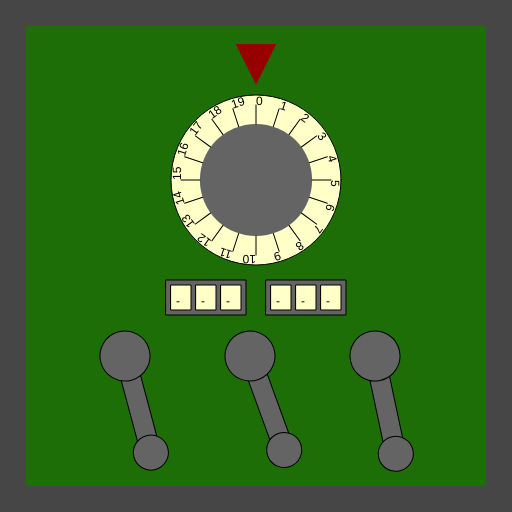
Frame 1 (no input)
Frame 60 (no input): identical to frame 1, image omitted
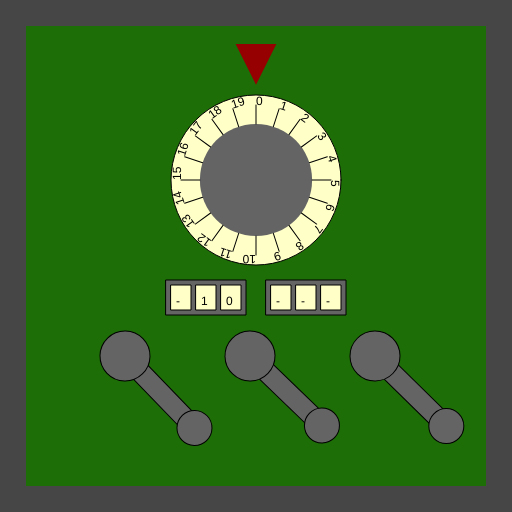
Frame 120 (the mouse pressed at the canvas centre since frame 60)

The p5.js sketch that drew these frames (run headless with seeded random() and noise() and a simulated clock; from frame 60 on, the mouse is pressed at the canvas centre):

// p5.js sketch
// ── sketch.js
/*

Officer: 4747203
CaseNum: 303-3-33641297-4747203

Case 303 - The Case of the Crooked Attorney
Stage 4 - The Courthouse

Torvalds has his final safe in his courthouse chambers. Luckily there is a court case proceeding.
You can sneak into his chambers whilst he makes his closing statement.

Crack the safe by doing the following:

	When any key is released:
	- Use the 'random' function to produce random values ranging from 3 to 16.
	- Assign the output to RestrictedLockerValA

	When the mouse button is pressed:
	- Use the 'map' function to scale mouseY to values ranging from 4 to 17.
	- Assign the output to RestrictedLockerValB

	When any key is pressed:
	- Make RestrictedLockerValC equal to the value of 'key'

	Whilst the mouse is moving:
	- Use the 'map' function to scale mouseY to values ranging from 15 to 73.
	- Assign the output to RestrictedLockerValD

	Whilst the mouse is moving:
	- Use the 'map' function to scale mouseX to values ranging from 20 to 72.
	- Assign the output to RestrictedLockerValE

	Whilst the mouse is moving:
	- Use the 'map' function to scale mouseX to values ranging from 12 to 79.
	- Assign the output to RestrictedLockerValF



This time you'll need to create the relevant event handlers yourself.

There are many possible ways of investigating this case, but you
should use ONLY the following commands:

	- The assignment operator aka. the equals sign !
	- mouseX, mouseY
	- key, keyCode
	- random
	- map

*/

//declare the variables

var RestrictedLockerValA;
var RestrictedLockerValB;
var RestrictedLockerValC;
var RestrictedLockerValD;
var RestrictedLockerValE;
var RestrictedLockerValF;


function preload()
{
	//IMAGES WILL BE LOADED HERE

}

function setup()
{
	createCanvas(512,512);

	//initialise the variables
	RestrictedLockerValA = 0;
	RestrictedLockerValB = "";
	RestrictedLockerValC = "";
	RestrictedLockerValD = 0;
	RestrictedLockerValE = 0;
	RestrictedLockerValF = 0;

}

///////////////////EVENT HANDLERS///////////////////

//Create event handlers here to open the safe ...
function keyReleased(){
	RestrictedLockerValA = random(3,16);
}
function mousePressed(){
	RestrictedLockerValB = map(mouseY, 0, height, 4, 17);
}
function keyPressed(){
	RestrictedLockerValC = key;
}
function mouseMoved(){
	RestrictedLockerValD = map(mouseY, 0, height, 15, 73);
	RestrictedLockerValE = map(mouseX, 0, width, 20, 72);
	RestrictedLockerValF = map(mouseX, 0, width, 12, 79);
}

///////////////DO NOT CHANGE CODE BELOW THIS POINT///////////////////

function draw()
{

	//Draw the safe door
	background(70);
	noStroke();
	fill(29,110,6);
	rect(26,26,width-52,width-52);

	//Draw the combination dial
	push();
	translate(256,180);
	drawDial(170,RestrictedLockerValA,20);
	pop();

	//Draw the spinners
	push();
	translate(206,280);
	drawSpinner(3, RestrictedLockerValB);
	pop();

	push();
	translate(306,280);
	drawSpinner(3, RestrictedLockerValC);
	pop();

	//Draw the levers
	push();
	translate(125,356);
	drawLever(RestrictedLockerValD);
	pop();

	push();
	translate(250,356);
	drawLever(RestrictedLockerValE);
	pop();

	push();
	translate(375,356);
	drawLever(RestrictedLockerValF);
	pop();

}

function drawDial(diameter,num,maxNum)
{
	//the combination lock

	var r = diameter * 0.5;
	var p = r * 0.6;

	stroke(0);
	fill(255,255,200);
	ellipse(0,0,diameter,diameter);
	fill(100);
	noStroke();
	ellipse(0,0,diameter*0.66,diameter*0.66);
	fill(150,0,0);
	triangle(
		-p * 0.4,-r-p,
		p * 0.4,-r-p,
		0,-r-p/5
	);

	noStroke();

	push();
	var inc = 360/maxNum;

	rotate(radians(-num * inc));
	for(var i = 0; i < maxNum; i++)
	{
		push();
		rotate(radians(i * inc));
		stroke(0);
		line(0,-r*0.66,0,-(r-10));
		noStroke();
		fill(0);
		text(i,0,-(r-10));
		pop();
	}

	pop();
}

function drawLever(rot)
{
	push();
	rotate(radians(-rot))
	stroke(0);
	fill(100);
	rect(-10,0,20,100);
	ellipse(0,0,50,50);
	ellipse(0,100,35,35);
	pop();
}

function drawSpinner(numSpinners, val)
{
	var sw = 20;
	var ow = (sw + 5) * numSpinners + 5;
	stroke(0);
	fill(100);
	rect(-ow/2,0,ow,35);
	if(typeof(val) == "number")
	{
		val = floor(val).toString(); //convert to string
	}
	var d = numSpinners - val.length;

	for(var d = numSpinners - val.length; d > 0; d--)
	{
		val = "-" + val;
	}

	for(var i = 0; i < numSpinners; i++)
	{
		stroke(0);
		fill(255,255,200);
		rect(-ow/2 + i * (sw + 5) + 5,5,20,25);
		fill(0);
		noStroke();
		text(val[i],-ow/2 + sw/2 + i * (sw +5),25);
	}

}
